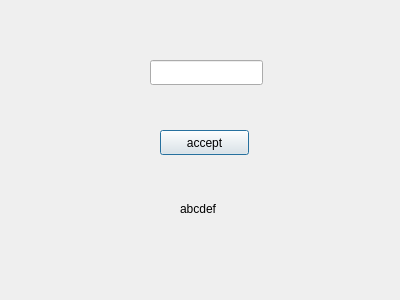
<?xml version="1.0" encoding="UTF-8"?>
<ui version="4.0">
 <class>Dialog</class>
 <widget class="QDialog" name="Dialog">
  <property name="geometry">
   <rect>
    <x>0</x>
    <y>0</y>
    <width>400</width>
    <height>300</height>
   </rect>
  </property>
  <property name="windowTitle">
   <string>Dialog</string>
  </property>
  <widget class="QLineEdit" name="lineEdit">
   <property name="geometry">
    <rect>
     <x>150</x>
     <y>60</y>
     <width>113</width>
     <height>25</height>
    </rect>
   </property>
  </widget>
  <widget class="QPushButton" name="pushButton">
   <property name="geometry">
    <rect>
     <x>160</x>
     <y>130</y>
     <width>89</width>
     <height>25</height>
    </rect>
   </property>
   <property name="text">
    <string>accept</string>
   </property>
  </widget>
  <widget class="QLabel" name="label">
   <property name="geometry">
    <rect>
     <x>180</x>
     <y>200</y>
     <width>67</width>
     <height>17</height>
    </rect>
   </property>
   <property name="text">
    <string>abcdef</string>
   </property>
  </widget>
 </widget>
 <resources/>
 <connections/>
</ui>
